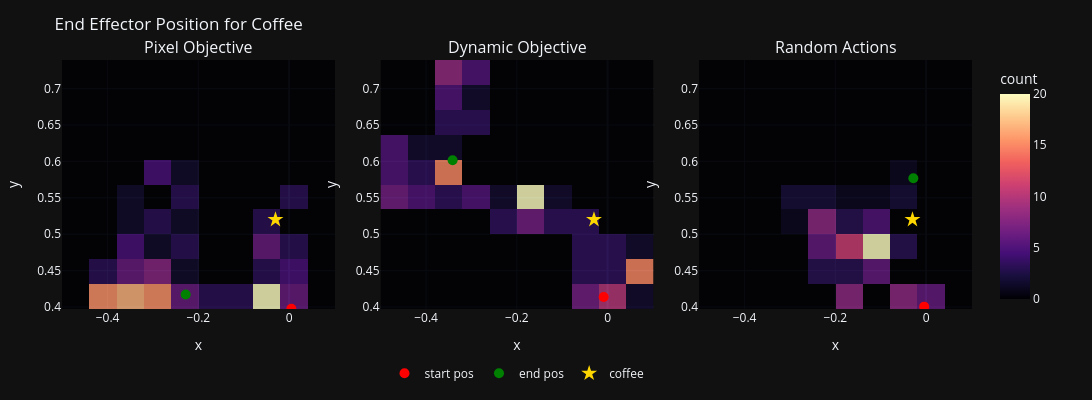

The notebook cell this image was saved under:
### Code cell
PROJECT_ROOT = Path("/home/ayush/Desktop/tutorials/rl_latent/E2C/")
eig_path = 'runs/coffee/coffee_eig_0'
maxdyn_path = 'runs/coffee/coffee_maxdyn_0'
rand_path = 'runs/coffee/coffee_random_0'

paths = [eig_path, maxdyn_path, rand_path]
titles = ['Pixel Objective', 'Dynamic Objective', 'Random Actions', 'EIG Vel', 'MaxDyn Vel', 'Random Vel']

# Load all states to calculate global limits
states = [torch.load(PROJECT_ROOT / path / 'eval_saved_state.pt') for path in paths]

# states: list of 3 tensors/arrays; cols: [x, y, z, gripper, x_obj, y_obj, z_obj, reward, xdot, ydot, zdot, gripper_vel]
states_np = [s.cpu().numpy() if hasattr(s, "cpu") else np.asarray(s) for s in states]

bins = 10

# Compute global axis limits so columns align visually
x_min = min(arr[:, 0].min() for arr in states_np)
x_max = max(arr[:, 0].max() for arr in states_np)
y_min = min(arr[:, 1].min() for arr in states_np)
y_max = max(arr[:, 1].max() for arr in states_np)

def hist2d_with_velocity(arr, bins):
    x, y = arr[:, 0], arr[:, 1]
    vx, vy, vz = arr[:, 8], arr[:, 9], arr[:, 10]
    vel = np.linalg.norm((vx, vy, vz), axis=0)
    occ_pos, xedges, yedges = np.histogram2d(x, y, bins=bins, range=[[x_min, x_max], [y_min, y_max]])
    occ_vel, _, _ = np.histogram2d(x, y, bins=bins, weights=vel, range=[[x_min, x_max], [y_min, y_max]])
    
    xc = 0.5 * (xedges[:-1] + xedges[1:])
    yc = 0.5 * (yedges[:-1] + yedges[1:])
    return occ_pos, occ_vel, xc, yc

fig = make_subplots(rows=1, cols=3, subplot_titles=titles,
                    horizontal_spacing=0.05, vertical_spacing=0.15)

coffee_x, coffee_y = -0.03, 0.52 # states_np[0][20, 0], states_np[0][20, 1]
# button_x, button_y = states_np[0][25, 0], states_np[0][25, 1]
cam_x, cam_y = -0.7, 0.0
look_until_x1, look_until_y1 = -0.5, 0.7
look_until_x2, look_until_y2 = 0.5, 0.0

for col, arr in enumerate(states_np, start=1):
    occ_pos, occ_vel, xc, yc = hist2d_with_velocity(arr, bins)

    # Heatmaps: use centers for x/y
    fig.add_trace(
        go.Heatmap(x=xc, y=yc, z=occ_pos.T, colorscale="Magma",
                   colorbar=dict(title="count"), showscale=(col == 3),
                   opacity=0.8),
        row=1, col=col
    )
    # fig.add_trace(
    #     go.Heatmap(x=xc, y=yc, z=occ_vel.T, colorscale="Magma",
    #                colorbar=dict(title="mean|v|"), showscale=(col == 3)),
    #     row=2, col=col
    # )

    # Top-row markers: start (red circle), end (green circle), object (contrast star)
    start_x, start_y = arr[0, 0], arr[0, 1]
    end_x, end_y = arr[-1, 0], arr[-1, 1]

    fig.add_trace(
        go.Scatter(x=[start_x], y=[start_y], mode="markers",
                   marker=dict(size=10, color="red", symbol="circle"),
                   name=f"start pos", showlegend=(col == 1)),
        row=1, col=col
    )
    fig.add_trace(
        go.Scatter(x=[end_x], y=[end_y], mode="markers",
                   marker=dict(size=10, color="green", symbol="circle"),
                   name=f"end pos", showlegend=(col == 1)),
        row=1, col=col
    )
    fig.add_trace(
        go.Scatter(x=[coffee_x], y=[coffee_y], mode="markers",
                   marker=dict(size=12, color="#FFD700", symbol="star"),
                   name=f"coffee", showlegend=(col == 1)),
        row=1, col=col
    )
    # fig.add_trace(
    #     go.Scatter(x=[cam_x], y=[cam_y], mode="markers",
    #                marker=dict(size=10, color="grey", symbol="x"),
    #                name=f"camera", showlegend=(col == 1)),
    #     row=1, col=col
    # )
    # fig.add_trace(
    #     go.Scatter(x=[cam_x, look_until_x1], y=[cam_y, look_until_y1], mode='lines',
    #                line=dict(color="grey", width=2, dash="dash"),
    #                name=f"fov", showlegend=(col == 1)),
    #     row=1, col=col
    # )
    # fig.add_trace(
    #     go.Scatter(x=[cam_x, look_until_x2], y=[cam_y, look_until_y2], mode="lines+markers",
    #                line=dict(color="grey", width=2, dash="dash"),
    #                marker=dict(size=8),
    #                name=f"fov", showlegend=(col == 1)),
    #     row=1, col=col
    # )
    # fig.add_trace(
    #     go.Scatter(x=[0.0], y=[0.0], mode="markers",
    #                marker=dict(size=10, color="black", symbol="diamond"),
    #                name=f"sawyer_base", showlegend=(col == 1)),
    #     row=1, col=col
    # )


# Axis labels and unified ranges
for c in range(1, 4):
    fig.update_xaxes(title_text="x", range=[x_min, x_max], row=1, col=c)
    fig.update_yaxes(title_text="y", range=[y_min, y_max], row=1, col=c)
    # fig.update_xaxes(title_text="x", range=[x_min, x_max], row=2, col=c)
    # fig.update_yaxes(title_text="y", range=[y_min, y_max], row=2, col=c)

fig.update_layout(height=400, width=1150,
                  title_text="End Effector Position for Coffee",
                  template="plotly_dark")
fig.update_layout(
    legend=dict(
        orientation="h",
        yanchor="top",
        y=-0.2,
        xanchor="center",
        x=0.5
    ),
    margin=dict(l=60, r=120, t=60, b=80)
)
fig.show()

### Figure 1 — Plotly figure (JSON) as saved in the notebook; plotly's stock layout.template omitted (floating-point values rounded to 4 significant figures)
{"data": [{"colorbar": {"title": {"text": "count"}}, "colorscale": [[0, "#000004"], [0.1111, "#180f3d"], [0.2222, "#440f76"], [0.3333, "#721f81"], [0.4444, "#9e2f7f"], [0.5556, "#cd4071"], [0.6667, "#f1605d"], [0.7778, "#fd9668"], [0.8889, "#feca8d"], [1, "#fcfdbf"]], "opacity": 0.8, "showscale": false, "type": "heatmap", "x": [-0.4703, -0.4102, -0.35, -0.2898, -0.2297, -0.1695, -0.1094, -0.04921, 0.01095, 0.07111], "xaxis": "x", "y": [0.4143, 0.4485, 0.4827, 0.5169, 0.5511, 0.5854, 0.6196, 0.6538, 0.688, 0.7222], "yaxis": "y", "z": [[0.0, 10.0, 11.0, 10.0, 4.0, 2.0, 2.0, 13.0, 4.0, 0.0], [0.0, 2.0, 4.0, 5.0, 1.0, 0.0, 0.0, 2.0, 3.0, 0.0], [0.0, 0.0, 3.0, 1.0, 2.0, 0.0, 0.0, 4.0, 2.0, 0.0], [0.0, 0.0, 1.0, 2.0, 1.0, 0.0, 0.0, 2.0, 0.0, 0.0], [0.0, 0.0, 1.0, 0.0, 2.0, 0.0, 0.0, 0.0, 2.0, 0.0], [0.0, 0.0, 0.0, 3.0, 1.0, 0.0, 0.0, 0.0, 0.0, 0.0], [0.0, 0.0, 0.0, 0.0, 0.0, 0.0, 0.0, 0.0, 0.0, 0.0], [0.0, 0.0, 0.0, 0.0, 0.0, 0.0, 0.0, 0.0, 0.0, 0.0], [0.0, 0.0, 0.0, 0.0, 0.0, 0.0, 0.0, 0.0, 0.0, 0.0], [0.0, 0.0, 0.0, 0.0, 0.0, 0.0, 0.0, 0.0, 0.0, 0.0]]}, {"marker": {"color": "red", "size": 10, "symbol": "circle"}, "mode": "markers", "name": "start pos", "showlegend": true, "type": "scatter", "x": [0.00507], "xaxis": "x", "y": [0.3976], "yaxis": "y"}, {"marker": {"color": "green", "size": 10, "symbol": "circle"}, "mode": "markers", "name": "end pos", "showlegend": true, "type": "scatter", "x": [-0.2278], "xaxis": "x", "y": [0.4172], "yaxis": "y"}, {"marker": {"color": "#FFD700", "size": 12, "symbol": "star"}, "mode": "markers", "name": "coffee", "showlegend": true, "type": "scatter", "x": [-0.03], "xaxis": "x", "y": [0.52], "yaxis": "y"}, {"colorbar": {"title": {"text": "count"}}, "colorscale": [[0, "#000004"], [0.1111, "#180f3d"], [0.2222, "#440f76"], [0.3333, "#721f81"], [0.4444, "#9e2f7f"], [0.5556, "#cd4071"], [0.6667, "#f1605d"], [0.7778, "#fd9668"], [0.8889, "#feca8d"], [1, "#fcfdbf"]], "opacity": 0.8, "showscale": false, "type": "heatmap", "x": [-0.4703, -0.4102, -0.35, -0.2898, -0.2297, -0.1695, -0.1094, -0.04921, 0.01095, 0.07111], "xaxis": "x2", "y": [0.4143, 0.4485, 0.4827, 0.5169, 0.5511, 0.5854, 0.6196, 0.6538, 0.688, 0.7222], "yaxis": "y2", "z": [[0.0, 0.0, 0.0, 0.0, 0.0, 0.0, 0.0, 4.0, 6.0, 1.0], [0.0, 0.0, 0.0, 0.0, 0.0, 0.0, 0.0, 2.0, 2.0, 9.0], [0.0, 0.0, 0.0, 0.0, 0.0, 0.0, 0.0, 2.0, 2.0, 1.0], [0.0, 0.0, 0.0, 0.0, 2.0, 4.0, 2.0, 2.0, 0.0, 0.0], [4.0, 3.0, 2.0, 3.0, 1.0, 12.0, 1.0, 0.0, 0.0, 0.0], [3.0, 2.0, 9.0, 0.0, 0.0, 0.0, 0.0, 0.0, 0.0, 0.0], [3.0, 1.0, 1.0, 0.0, 0.0, 0.0, 0.0, 0.0, 0.0, 0.0], [0.0, 0.0, 2.0, 2.0, 0.0, 0.0, 0.0, 0.0, 0.0, 0.0], [0.0, 0.0, 3.0, 1.0, 0.0, 0.0, 0.0, 0.0, 0.0, 0.0], [0.0, 0.0, 5.0, 3.0, 0.0, 0.0, 0.0, 0.0, 0.0, 0.0]]}, {"marker": {"color": "red", "size": 10, "symbol": "circle"}, "mode": "markers", "name": "start pos", "showlegend": false, "type": "scatter", "x": [-0.008635], "xaxis": "x2", "y": [0.4138], "yaxis": "y2"}, {"marker": {"color": "green", "size": 10, "symbol": "circle"}, "mode": "markers", "name": "end pos", "showlegend": false, "type": "scatter", "x": [-0.3415], "xaxis": "x2", "y": [0.6014], "yaxis": "y2"}, {"marker": {"color": "#FFD700", "size": 12, "symbol": "star"}, "mode": "markers", "name": "coffee", "showlegend": false, "type": "scatter", "x": [-0.03], "xaxis": "x2", "y": [0.52], "yaxis": "y2"}, {"colorbar": {"title": {"text": "count"}}, "colorscale": [[0, "#000004"], [0.1111, "#180f3d"], [0.2222, "#440f76"], [0.3333, "#721f81"], [0.4444, "#9e2f7f"], [0.5556, "#cd4071"], [0.6667, "#f1605d"], [0.7778, "#fd9668"], [0.8889, "#feca8d"], [1, "#fcfdbf"]], "opacity": 0.8, "showscale": true, "type": "heatmap", "x": [-0.4703, -0.4102, -0.35, -0.2898, -0.2297, -0.1695, -0.1094, -0.04921, 0.01095, 0.07111], "xaxis": "x3", "y": [0.4143, 0.4485, 0.4827, 0.5169, 0.5511, 0.5854, 0.6196, 0.6538, 0.688, 0.7222], "yaxis": "y3", "z": [[0.0, 0.0, 0.0, 0.0, 0.0, 8.0, 0.0, 8.0, 6.0, 0.0], [0.0, 0.0, 0.0, 0.0, 3.0, 3.0, 6.0, 0.0, 0.0, 0.0], [0.0, 0.0, 0.0, 0.0, 6.0, 11.0, 20.0, 3.0, 0.0, 0.0], [0.0, 0.0, 0.0, 1.0, 8.0, 3.0, 5.0, 0.0, 0.0, 0.0], [0.0, 0.0, 0.0, 2.0, 2.0, 1.0, 1.0, 2.0, 0.0, 0.0], [0.0, 0.0, 0.0, 0.0, 0.0, 0.0, 0.0, 1.0, 0.0, 0.0], [0.0, 0.0, 0.0, 0.0, 0.0, 0.0, 0.0, 0.0, 0.0, 0.0], [0.0, 0.0, 0.0, 0.0, 0.0, 0.0, 0.0, 0.0, 0.0, 0.0], [0.0, 0.0, 0.0, 0.0, 0.0, 0.0, 0.0, 0.0, 0.0, 0.0], [0.0, 0.0, 0.0, 0.0, 0.0, 0.0, 0.0, 0.0, 0.0, 0.0]]}, {"marker": {"color": "red", "size": 10, "symbol": "circle"}, "mode": "markers", "name": "start pos", "showlegend": false, "type": "scatter", "x": [-0.004174], "xaxis": "x3", "y": [0.4005], "yaxis": "y3"}, {"marker": {"color": "green", "size": 10, "symbol": "circle"}, "mode": "markers", "name": "end pos", "showlegend": false, "type": "scatter", "x": [-0.0281], "xaxis": "x3", "y": [0.5768], "yaxis": "y3"}, {"marker": {"color": "#FFD700", "size": 12, "symbol": "star"}, "mode": "markers", "name": "coffee", "showlegend": false, "type": "scatter", "x": [-0.03], "xaxis": "x3", "y": [0.52], "yaxis": "y3"}], "layout": {"annotations": [{"font": {"size": 16}, "showarrow": false, "text": "Pixel Objective", "x": 0.15, "xanchor": "center", "xref": "paper", "y": 1, "yanchor": "bottom", "yref": "paper"}, {"font": {"size": 16}, "showarrow": false, "text": "Dynamic Objective", "x": 0.5, "xanchor": "center", "xref": "paper", "y": 1, "yanchor": "bottom", "yref": "paper"}, {"font": {"size": 16}, "showarrow": false, "text": "Random Actions", "x": 0.85, "xanchor": "center", "xref": "paper", "y": 1, "yanchor": "bottom", "yref": "paper"}], "height": 400, "legend": {"orientation": "h", "x": 0.5, "xanchor": "center", "y": -0.2, "yanchor": "top"}, "margin": {"b": 80, "l": 60, "r": 120, "t": 60}, "title": {"text": "End Effector Position for Coffee"}, "width": 1150, "xaxis": {"anchor": "y", "domain": [0, 0.3], "range": [-0.5004, 0.1012], "title": {"text": "x"}}, "xaxis2": {"anchor": "y2", "domain": [0.35, 0.65], "range": [-0.5004, 0.1012], "title": {"text": "x"}}, "xaxis3": {"anchor": "y3", "domain": [0.7, 1], "range": [-0.5004, 0.1012], "title": {"text": "x"}}, "yaxis": {"anchor": "x", "domain": [0, 1], "range": [0.3972, 0.7393], "title": {"text": "y"}}, "yaxis2": {"anchor": "x2", "domain": [0, 1], "range": [0.3972, 0.7393], "title": {"text": "y"}}, "yaxis3": {"anchor": "x3", "domain": [0, 1], "range": [0.3972, 0.7393], "title": {"text": "y"}}}}
